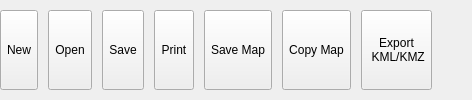
        <widget class="QWidget" name="mMyMapsTab">
         <attribute name="title">
          <string>My maps</string>
         </attribute>
         <layout class="QGridLayout" name="gridLayout_2">
          <property name="leftMargin">
           <number>0</number>
          </property>
          <property name="topMargin">
           <number>10</number>
          </property>
          <property name="rightMargin">
           <number>0</number>
          </property>
          <property name="bottomMargin">
           <number>10</number>
          </property>
          <property name="horizontalSpacing">
           <number>10</number>
          </property>
          <property name="verticalSpacing">
           <number>0</number>
          </property>
          <item row="0" column="4">
           <widget class="QgsRibbonButton" name="mPrintButton">
            <property name="sizePolicy">
             <sizepolicy hsizetype="MinimumExpanding" vsizetype="Fixed">
              <horstretch>0</horstretch>
              <verstretch>0</verstretch>
             </sizepolicy>
            </property>
            <property name="minimumSize">
             <size>
              <width>0</width>
              <height>80</height>
             </size>
            </property>
            <property name="maximumSize">
             <size>
              <width>80</width>
              <height>80</height>
             </size>
            </property>
            <property name="text">
             <string>Print</string>
            </property>
            <property name="iconSize">
             <size>
              <width>32</width>
              <height>32</height>
             </size>
            </property>
           </widget>
          </item>
          <item row="0" column="0">
           <widget class="QgsRibbonButton" name="mNewButton">
            <property name="sizePolicy">
             <sizepolicy hsizetype="MinimumExpanding" vsizetype="Fixed">
              <horstretch>0</horstretch>
              <verstretch>0</verstretch>
             </sizepolicy>
            </property>
            <property name="minimumSize">
             <size>
              <width>0</width>
              <height>80</height>
             </size>
            </property>
            <property name="maximumSize">
             <size>
              <width>80</width>
              <height>80</height>
             </size>
            </property>
            <property name="text">
             <string>New</string>
            </property>
            <property name="iconSize">
             <size>
              <width>32</width>
              <height>32</height>
             </size>
            </property>
           </widget>
          </item>
          <item row="0" column="1">
           <widget class="QgsRibbonButton" name="mOpenButton">
            <property name="sizePolicy">
             <sizepolicy hsizetype="MinimumExpanding" vsizetype="Fixed">
              <horstretch>0</horstretch>
              <verstretch>0</verstretch>
             </sizepolicy>
            </property>
            <property name="minimumSize">
             <size>
              <width>0</width>
              <height>80</height>
             </size>
            </property>
            <property name="maximumSize">
             <size>
              <width>80</width>
              <height>80</height>
             </size>
            </property>
            <property name="text">
             <string>Open</string>
            </property>
            <property name="iconSize">
             <size>
              <width>32</width>
              <height>32</height>
             </size>
            </property>
           </widget>
          </item>
          <item row="0" column="2">
           <widget class="QgsRibbonButton" name="mSaveButton">
            <property name="sizePolicy">
             <sizepolicy hsizetype="MinimumExpanding" vsizetype="Fixed">
              <horstretch>0</horstretch>
              <verstretch>0</verstretch>
             </sizepolicy>
            </property>
            <property name="minimumSize">
             <size>
              <width>0</width>
              <height>80</height>
             </size>
            </property>
            <property name="maximumSize">
             <size>
              <width>80</width>
              <height>80</height>
             </size>
            </property>
            <property name="text">
             <string>Save</string>
            </property>
            <property name="iconSize">
             <size>
              <width>32</width>
              <height>32</height>
             </size>
            </property>
           </widget>
          </item>
          <item row="0" column="7">
           <widget class="QgsRibbonButton" name="mExportKMLButton">
            <property name="sizePolicy">
             <sizepolicy hsizetype="MinimumExpanding" vsizetype="Fixed">
              <horstretch>0</horstretch>
              <verstretch>0</verstretch>
             </sizepolicy>
            </property>
            <property name="minimumSize">
             <size>
              <width>0</width>
              <height>80</height>
             </size>
            </property>
            <property name="maximumSize">
             <size>
              <width>80</width>
              <height>80</height>
             </size>
            </property>
            <property name="text">
             <string>Export
 KML/KMZ</string>
            </property>
            <property name="iconSize">
             <size>
              <width>32</width>
              <height>32</height>
             </size>
            </property>
           </widget>
          </item>
          <item row="0" column="6">
           <widget class="QgsRibbonButton" name="mSaveMapExtentButton">
            <property name="sizePolicy">
             <sizepolicy hsizetype="MinimumExpanding" vsizetype="Fixed">
              <horstretch>0</horstretch>
              <verstretch>0</verstretch>
             </sizepolicy>
            </property>
            <property name="minimumSize">
             <size>
              <width>0</width>
              <height>80</height>
             </size>
            </property>
            <property name="maximumSize">
             <size>
              <width>80</width>
              <height>80</height>
             </size>
            </property>
            <property name="text">
             <string>Copy Map</string>
            </property>
            <property name="iconSize">
             <size>
              <width>32</width>
              <height>32</height>
             </size>
            </property>
           </widget>
          </item>
          <item row="0" column="9">
           <spacer name="horizontalSpacer">
            <property name="orientation">
             <enum>Qt::Horizontal</enum>
            </property>
            <property name="sizeHint" stdset="0">
             <size>
              <width>40</width>
              <height>20</height>
             </size>
            </property>
           </spacer>
          </item>
          <item row="0" column="5">
           <widget class="QgsRibbonButton" name="mCopyButton">
            <property name="sizePolicy">
             <sizepolicy hsizetype="MinimumExpanding" vsizetype="Fixed">
              <horstretch>0</horstretch>
              <verstretch>0</verstretch>
             </sizepolicy>
            </property>
            <property name="minimumSize">
             <size>
              <width>0</width>
              <height>80</height>
             </size>
            </property>
            <property name="maximumSize">
             <size>
              <width>80</width>
              <height>80</height>
             </size>
            </property>
            <property name="text">
             <string>Save Map</string>
            </property>
            <property name="iconSize">
             <size>
              <width>32</width>
              <height>32</height>
             </size>
            </property>
           </widget>
          </item>
         </layout>
         <zorder>mSaveButton</zorder>
         <zorder>mOpenButton</zorder>
         <zorder>mPrintButton</zorder>
         <zorder>horizontalSpacer</zorder>
         <zorder>mNewButton</zorder>
         <zorder>mSaveMapExtentButton</zorder>
         <zorder>mExportKMLButton</zorder>
         <zorder>mCopyButton</zorder>
        </widget>
